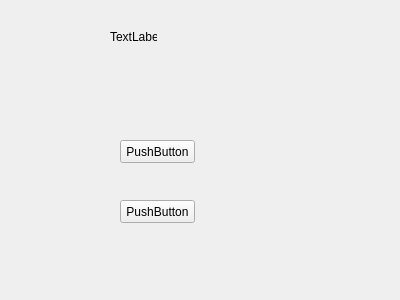
<?xml version="1.0" encoding="UTF-8"?>
<ui version="4.0">
 <class>Form</class>
 <widget class="QWidget" name="Form">
  <property name="geometry">
   <rect>
    <x>0</x>
    <y>0</y>
    <width>400</width>
    <height>300</height>
   </rect>
  </property>
  <property name="windowTitle">
   <string>Form</string>
  </property>
  <widget class="QPushButton" name="pushButton">
   <property name="geometry">
    <rect>
     <x>120</x>
     <y>140</y>
     <width>75</width>
     <height>23</height>
    </rect>
   </property>
   <property name="text">
    <string>PushButton</string>
   </property>
  </widget>
  <widget class="QPushButton" name="pushButton_2">
   <property name="geometry">
    <rect>
     <x>120</x>
     <y>200</y>
     <width>75</width>
     <height>23</height>
    </rect>
   </property>
   <property name="text">
    <string>PushButton</string>
   </property>
  </widget>
  <widget class="QLabel" name="label">
   <property name="geometry">
    <rect>
     <x>110</x>
     <y>30</y>
     <width>47</width>
     <height>13</height>
    </rect>
   </property>
   <property name="text">
    <string>TextLabel</string>
   </property>
  </widget>
 </widget>
 <resources/>
 <connections/>
</ui>
